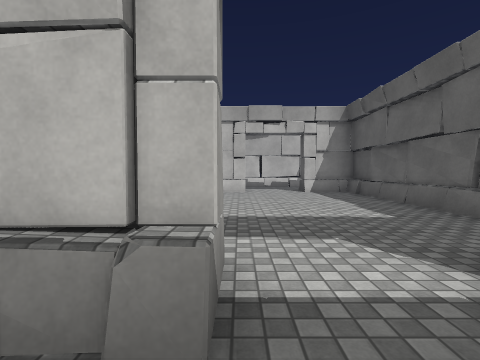
[1] (above)

16 first-person views from a walk through a 3-D level made in the Unity game engine. The camera is 1.3 m above the floor, tilts 2° down and sees 85° across. The floor is counted in squares, 2 m on a side. Each view is taken from the middle of a square. On the plan, view 1 faces up. The plan holds only what a view shows up to about 9 squares ahead; the rest is blank. Door leaves are left out, so doorways stand open. Surface patterns are stand-ins for the level's own textures.

[2]
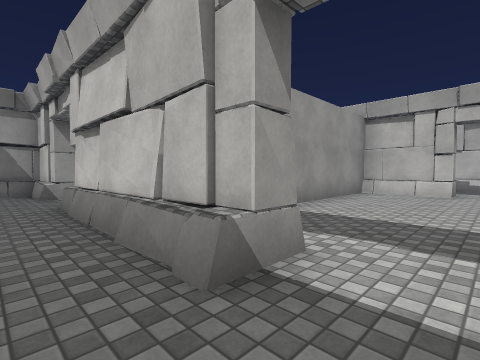

[3]
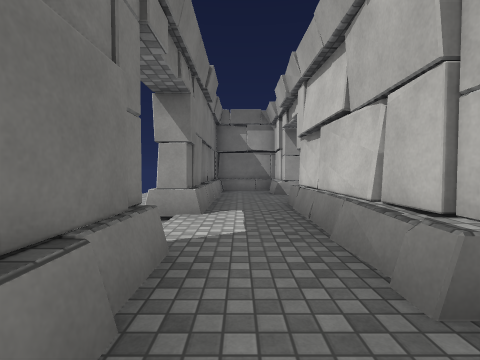

[4]
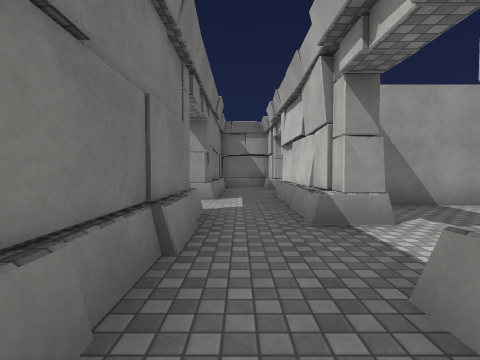

[5]
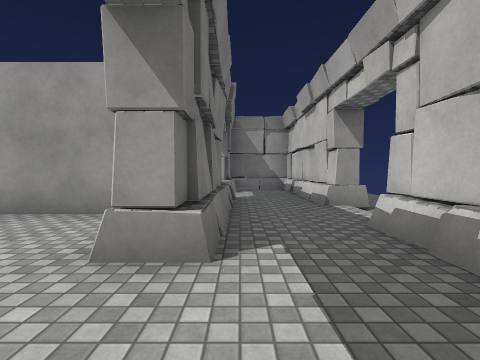

[6]
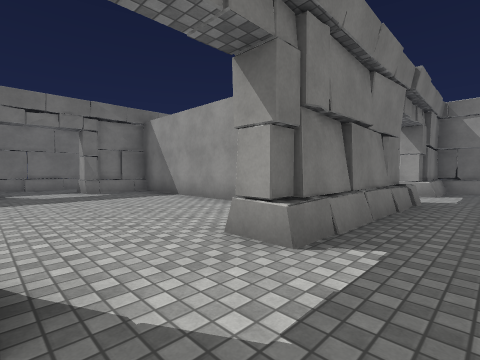

[7]
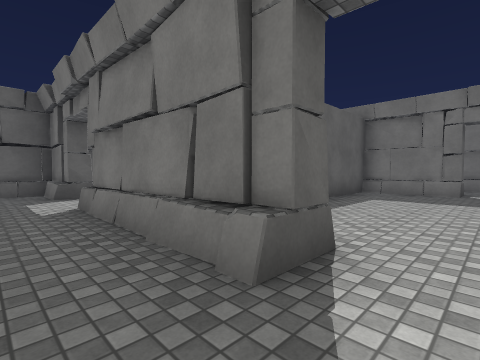

[8]
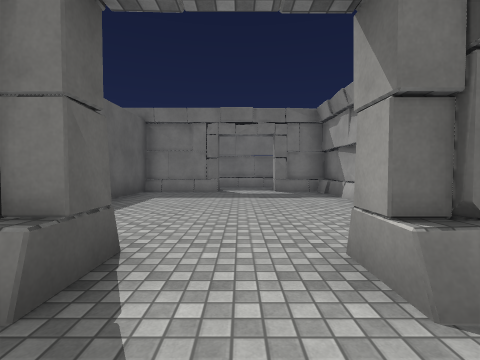

[9]
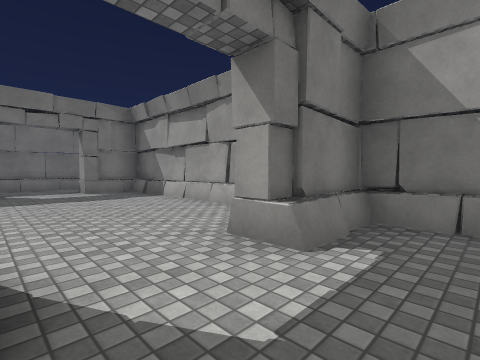

[10]
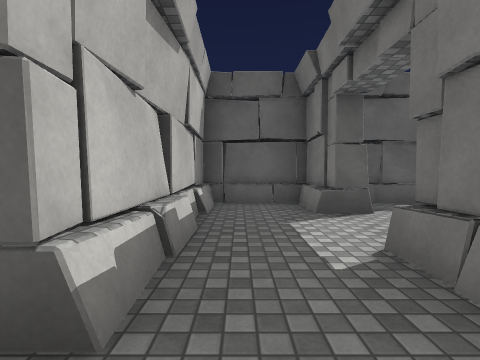

[11]
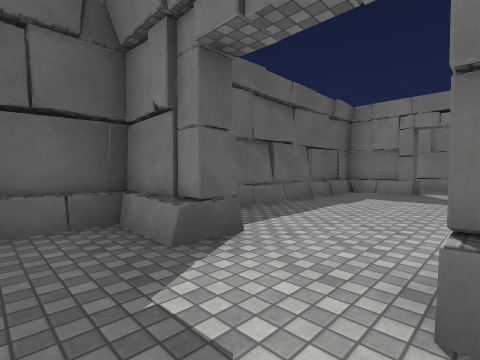

[12]
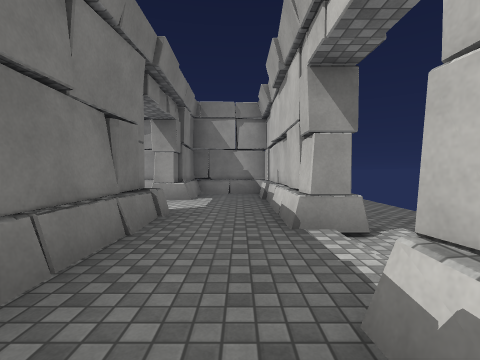

[13]
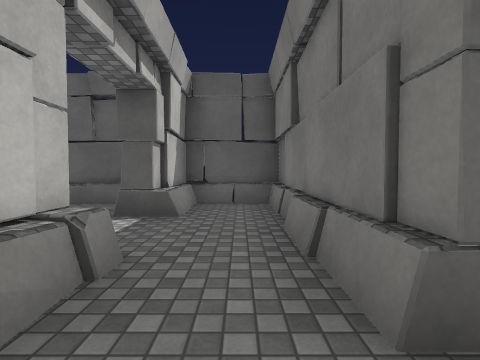

[14]
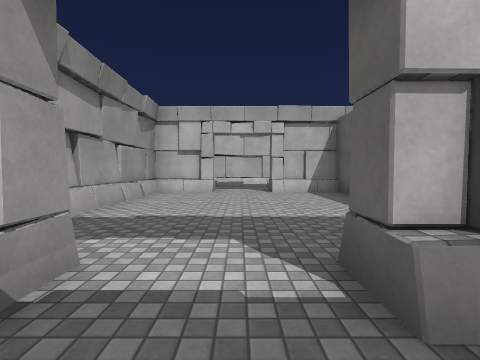

[15]
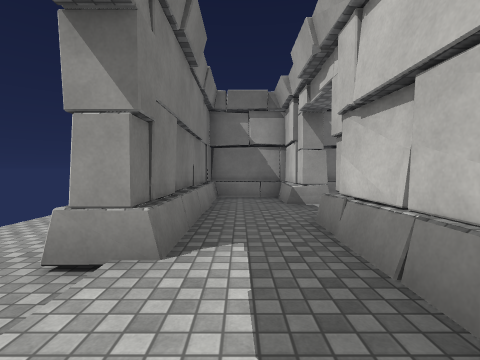

[16]
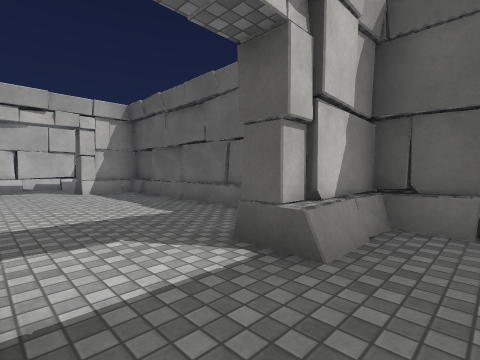

### Floor plan
Points are (right, up) in squares from view 1. A wall is a line through its corners. A room is listed if a view was taken in it or the views show most of it. See-through windows are left out.
Room 1 (views 1, 2, 3, 4, 13, 14, 15, 16)
walls: (-1.1, -0.7) (3.5, -0.7) (3.5, 1); (0, 1.2) (-4.4, 1.2); (-6.1, 1.2) (-7.6, 1.2); (3.3, 1.2) (1.6, 1.2); (-7.6, -0.7) (-2.9, -0.7); (-7.7, 1.2) (-7.7, -0.7)
low walls: (-0.1, -0.5) (1, -0.5); (-0.1, 1) (-3.6, 0.9); (-6.1, 0.9) (-7.2, 0.9); (3, 0.9) (2.5, 1); (3.3, 1) (1.7, 1); (3.5, -0.7) (3.5, 0.1); (-7.6, 1.2) (-7.6, -0.7)
ways out: open door at (-5.5, 1.5) to room 5; open door at (0.5, 1.5) to room 6; open door at (-2, -1)
Room 2 (views 5, 6)
walls: (2.6, 10.8) (1.4, 10.7); (2.5, 8.8) (3.3, 8.8); (3.5, 8.8) (3.5, 10.8) (1.6, 10.8); (2, 8) (2, 8.6) (3.3, 8.6); (0.2, 8.8) (0.2, 8)
low walls: (3.3, 8.8) (3.3, 9.3)
ways out: opening at (1, 10) to room 4; open door at (1.3, 8.3) to room 4
Room 3 (views 7, 8, 9)
walls: (-4.1, 8.6) (-2.4, 8.6); (-2.9, 10.7) (-7.5, 10.7); (-7.7, 10.7) (-7.7, 8.6); (-7.5, 8.6) (-5.7, 8.6)
low walls: (-6, 10.5) (-7, 10.6); (-4, 8.8) (-2.4, 8.8); (-7.5, 10.7) (-7.5, 8.6); (-7.6, 8.8) (-5.8, 8.8)
ways out: opening at (-3, 10) to room 4; open door at (-4.7, 8.3) to room 5
Room 4 (views 10, 11, 12)
walls: (-1.2, 8.6) (0.2, 8.6); (-2.4, 8.6) (-1.4, 8.6); (1.4, 10.7) (-1.2, 10.6); (1.6, 10.8) (-1.1, 10.7)
low walls: (-0.5, 8.8) (0.2, 8.8); (-3.7, 9) (-3.7, 8.5)
ways out: opening at (1, 10) to room 2; open door at (1.3, 8.3) to room 2; opening at (-3, 10) to room 3; open door at (-2, 11)
Room 5 (no view inside)
walls: (-5.8, 8) (-6.2, 8); (-4.3, 1.8) (-3.9, 1.8); (-4.3, 1.7) (-2.1, 1.7); (-6.1, 8.2) (-7.7, 8.2); (-2, 7) (-2, 8.1); (-6.5, 1.7) (-6.1, 1.7); (-7.5, 7.7) (-7.6, 1.7) (-6.1, 1.7); (-6.5, 1.5) (-6.1, 1.6); (-7.7, 8) (-7.7, 1.7); (-2.1, 8.2) (-3.6, 8.2) (-4, 8.2); (-2, 1.6) (-2, 4)
low walls: (-5.8, 8) (-7.7, 8); (-2, 8) (-4, 8)
ways out: open door at (-5.5, 1.5) to room 1; open door at (-4.7, 8.3) to room 3
Room 6 (no view inside)
walls: (1.7, 1.7) (2.1, 1.7); (1.7, 1.7) (3.5, 1.7) (3.5, 8); (-0.1, 8.2) (-2.1, 8.2); (2.4, 8.1) (2, 8); (-0.6, 1.7) (-0.1, 1.7); (3.3, 8.2) (2.4, 8.2); (-1.9, 8.1) (-1.9, 1.6); (-2.1, 1.7) (-0.1, 1.7)
low walls: (3.4, 3.5) (3.4, 4.2); (0.2, 8) (-2, 8); (3.3, 8) (2, 8)
ways out: open door at (0.5, 1.5) to room 1

Positions as (right, up) in squares from view 1, and headings:
1: (0, 0), facing up
2: (1, 0), facing up-left
3: (1, 0), facing left
4: (3, 0), facing left
5: (2, 9), facing left
6: (2, 10), facing down-left
7: (-5, 10), facing down-right
8: (-5, 10), facing down
9: (-4, 10), facing down-left
10: (-2, 10), facing right
11: (0, 10), facing down-right
12: (0, 10), facing left
13: (-2, 0), facing right
14: (-5, 0), facing up
15: (-1, 0), facing left
16: (0, 0), facing up-right
